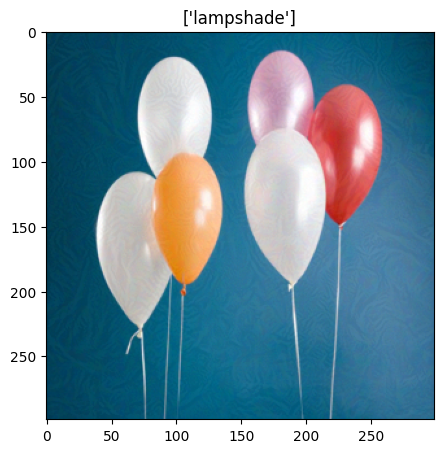
#> input picture PRP_demo/feature/output.png, 443 x 453 px
$ python process.py
#> lines starting #> are read from the running program, lines starting #| are printed output that depends on the picture
import os
import cv2
import numpy as np
from PIL import Image

# 对图像进行灰度处理，得到灰度共生矩阵
def fast_glcm(img, vmin=0, vmax=255, nbit=8, kernel_size=5):
    mi, ma = vmin, vmax
    ks = kernel_size
    h,w = img.shape
    # digitize
    bins = np.linspace(mi, ma+1, nbit+1)    # 将原来的255级别调整到8级别
    gl1 = np.digitize(img, bins) - 1    # img原有数值在bins中的位置，比如0-32就是1,32-64就是2。
    gl2 = np.append(gl1[:,1:], gl1[:,-1:], axis=1)
    # 需要被添加的数组除去第一列的gl1,添加的数组是gl1的除去最后一列，添加是沿着列添加的。
    # make glcm
    glcm = np.zeros((nbit, nbit, h, w), dtype=np.uint8)
    for i in range(nbit):
        for j in range(nbit):
            mask = ((gl1==i) & (gl2==j))
            glcm[i,j, mask] = 1
    kernel = np.ones((ks, ks), dtype=np.uint8)
    for i in range(nbit):
        for j in range(nbit):
            glcm[i,j] = cv2.filter2D(glcm[i,j], -1, kernel)
    glcm = glcm.astype(np.float32)
    return glcm

# 利用对抗前后，灰度特征变化最明显的asm参数，计算其矩阵
def fast_glcm_ASM(img, vmin=0, vmax=255, nbit=8, ks=5):
    '''
    calc glcm asm, energy
    '''
    h,w = img.shape
    glcm = fast_glcm(img, vmin, vmax, nbit, ks)
    asm = np.zeros((h,w), dtype=np.float32)
    for i in range(nbit):
        for j in range(nbit):
            asm += glcm[i,j]**2
    ene = np.sqrt(asm)
    return asm, ene

# 处理单张图片

img_path="./output.png"
img=np.array(Image.open(img_path).convert('L'))
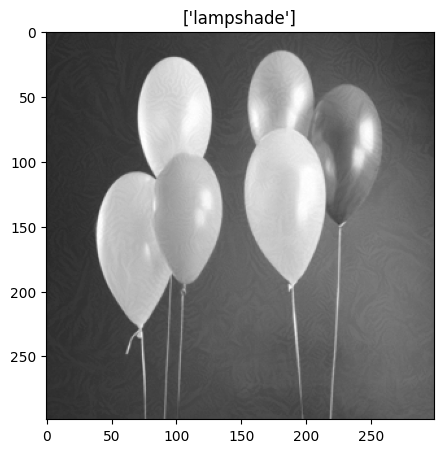
#> img: shape (453, 443); min 0, max 255, mean 144.7
h,w = img.shape
#> h = 453; w = 443
asm,ene=fast_glcm_ASM(img)
#> in fast_glcm, `gl1 = np.digitize(img, bins) - 1`:
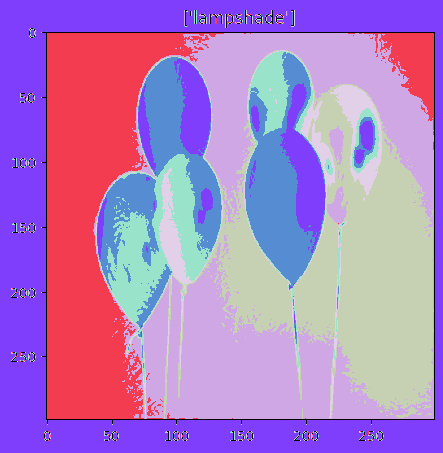
#> gl1: shape (453, 443) int64; 8 distinct labels, from 0 to 7; one colour per label, 0 black
#> in fast_glcm, `gl2 = np.append(gl1[:,1:], gl1[:,-1:], axis=1)`:
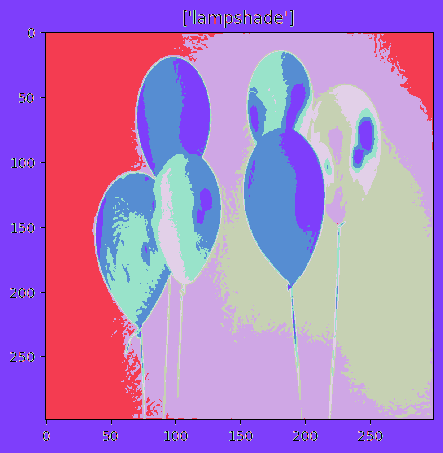
#> gl2: shape (453, 443) int64; 8 distinct labels, from 0 to 7; one colour per label, 0 black
#> after the loop in fast_glcm_ASM, `for i in range(nbit):`:
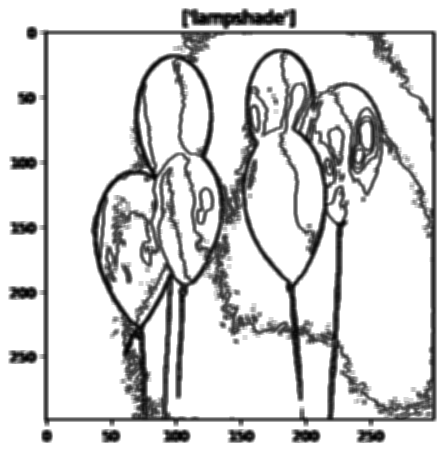
#> asm: shape (453, 443) float32; min 39, max 625, mean 533; drawn with min black and max white
#> in fast_glcm_ASM, `ene = np.sqrt(asm)`:
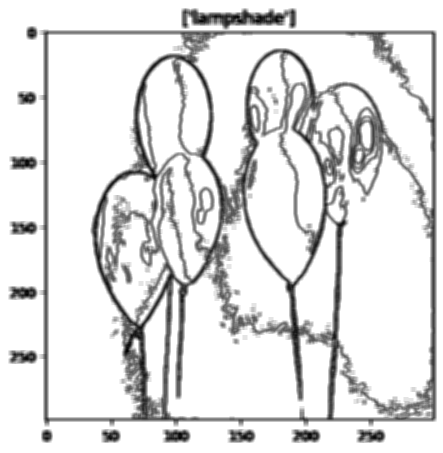
#> ene: shape (453, 443) float32; min 6.24, max 25, mean 22.7; drawn with min black and max white
#asm即为所需
save_path="./grey_out.jpg"
cv2.imwrite(save_path,asm)
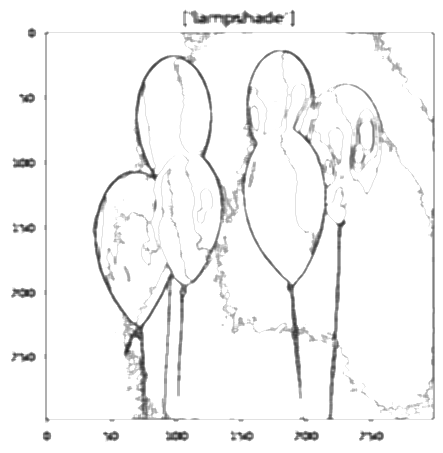
#> saved as grey_out.jpg: shape (453, 443); min 39, max 255, mean 245.4

# [11 lines of commented-out code are left out]
